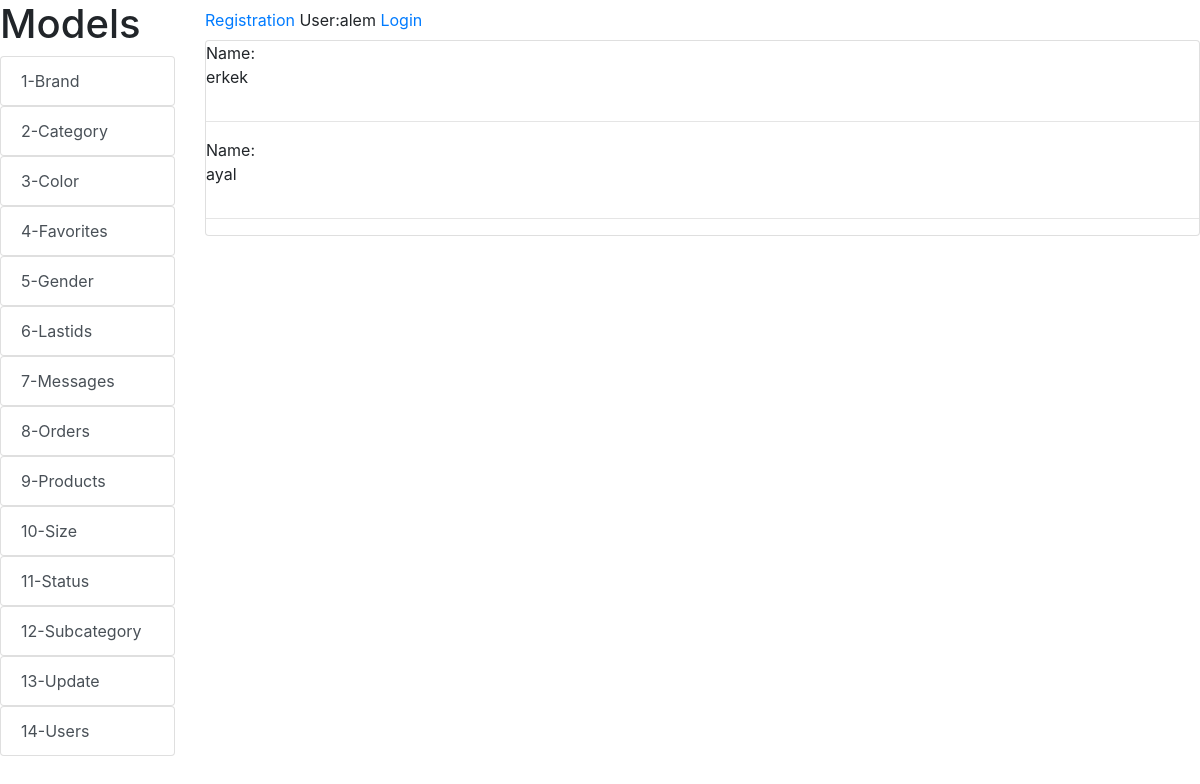
Screenshot of /gender/ (signed in) with the database file from the repository.
### alemsite/models.py (models this page shows, shortened)
class UserAlem(AbstractUser):
   phone = models.IntegerField(null=True)
   surname = models.TextField(max_length=100, default='')

class Gender(models.Model):
    name = models.CharField(max_length=100)

### alemsite/views.py (the view)
# urls.py: path('gender/', gender, name='gender'),
def gender(request):
    gender = Gender.objects.all()
    return render(request, 'gender/gender.html', {'gender':gender})

### alemsite/templates/gender/gender.html
{% extends 'index.html'%}
{% block content %}
    {% for item in gender %}
        Name:
    <p>{{ item.name }}</p>
        <hr>
    {% endfor %}
{% endblock %}

### alemsite/templates/index.html (shortened to what this page needs)
<!DOCTYPE html>
{% load static %}
<html lang="en">
<head>
    <link rel="stylesheet" href="{% static 'css/bootstrap.css' %}">
    <link rel="stylesheet" href="{% static 'css/bootstrap.min.css' %}">
    <link rel="stylesheet" href="{% static 'css/bootstrap-grid.css' %}">
    <link rel="stylesheet" href="{% static 'css/bootstrap-grid.min.css' %}">
    <link rel="stylesheet" href="{% static 'css/bootstrap-reboot.css' %}">
    <link rel="stylesheet" href="{% static 'css/bootstrap-reboot.min.css' %}">
    <link rel="stylesheet" href="{% static 'css/main-stylesheet' %}">
</head>
<body>
<div class="row">
<div class="col-md-2">
<h1>Models</h1>
<div class="list-group"><a href="{% url 'brand' %}" class="list-group-item list-group-item-action">1-Brand</a></div>
<div class="list-group"><a href="{% url 'category' %}" class="list-group-item list-group-item-action">2-Category</a></div>
<div class="list-group"><a href="{% url 'color' %}" class="list-group-item list-group-item-action">3-Color</a></div>
<div class="list-group"><a href="{% url 'favlist' %}" class="list-group-item list-group-item-action">4-Favorites</a></div>
<div class="list-group"><a href="{% url 'gender' %}" class="list-group-item list-group-item-action">5-Gender</a></div>
<div class="list-group"><a href="{% url 'lastids' %}" class="list-group-item list-group-item-action">6-Lastids</a></div>
<div class="list-group"><a href="{% url 'messages' %}" class="list-group-item list-group-item-action">7-Messages</a></div>
<div class="list-group"><a href="{% url 'orderlist' %}" class="list-group-item list-group-item-action">8-Orders</a></div>
<div class="list-group"><a href="{% url 'cat' %}" class="list-group-item list-group-item-action">9-Products</a></div>
<div class="list-group"><a href="{% url 'size' %}" class="list-group-item list-group-item-action">10-Size</a></div>
<div class="list-group"><a href="{% url 'status' %}" class="list-group-item list-group-item-action">11-Status</a></div>
<div class="list-group"><a href="{% url 'subcategory' %}" class="list-group-item list-group-item-action">12-Subcategory</a></div>
<div class="list-group"><a href="#" class="list-group-item list-group-item-action">13-Update</a></div>
<div class="list-group"><a href="{% url 'user' %}" class="list-group-item list-group-item-action">14-Users</a></div>
</div>
<div class="col-md-10">
<span class="navbar-text">
    <a href="{% url 'userRegister' %}">Registration     </a>
    {% if request.user.is_authenticated %}
        User:{{ user.username }}
    {% endif %}
</span>
<span class="navbar-text">
    <a href="{% url 'userLogin' %}">Login     </a>
</span>
<div class="card mb-3">
    {% block content %}Content{% endblock %}
</div>
</div>
</div>
</body>
</html>

### rows the page displays
UserAlem: username "alem"
Gender: name "erkek"
Gender: name "ayal"
